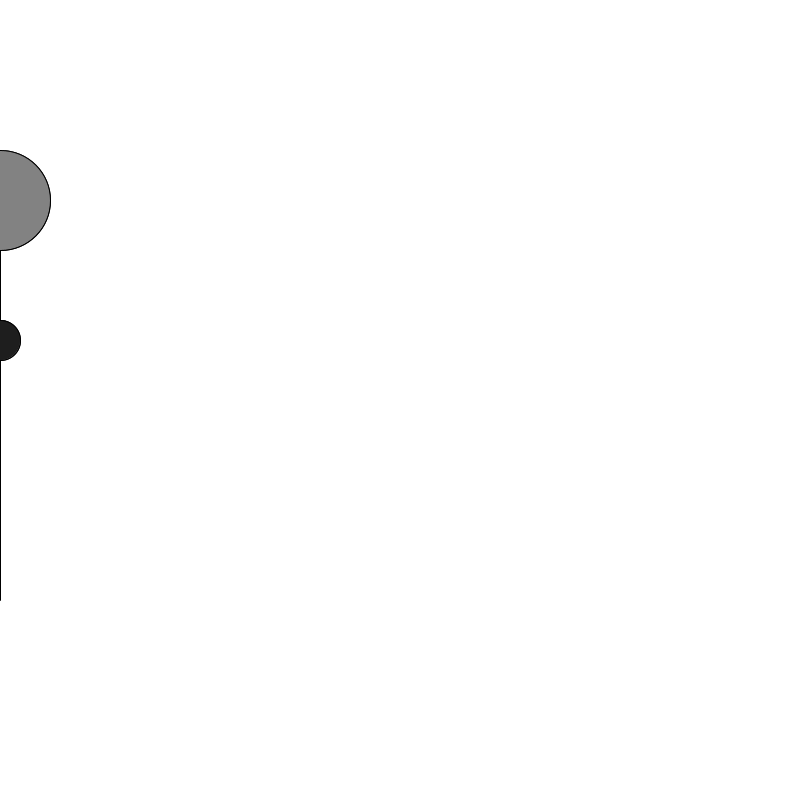
Frame 1 (no input)
Frame 60 (the mouse pressed at the canvas centre just before this capture): identical to frame 1, image omitted
Frame 120 (the mouse held since frame 60 and released just before this capture): identical to frame 1, image omitted

The Processing sketch that drew this single still picture (run headless with seeded random() and noise(); from frame 60 on, the mouse is pressed at the canvas centre):

// Processing sketch: Avatar
// ── Avatar.pde
  int x,y;
  int MODE;
  void setup(){
           size(800,800);
           MODE = 1;
           x = width/2;
           y = height/2;
  }
  void draw(){
           background(255);
           x = change(x);
           y = change(y);
           avatar(x,y);
  }
  int change(int value){
    /**
     mode 1: return a random location on the screen.
     mode 2: change value by +1, 0, or -1 randomly
     mode 3: change value by +1 , but if it goes past the end of the screen ,
           wrap back around to the other end of the screen.
    */

    switch(MODE){
     case 1:
       x = (int)Math.random() * 10;
       y = (int)Math.random() * 10;
       return width/4;
     case 2:
       return 0;
     case 3:
       return 0;
     default:
       return width/2;
    }
  }

void avatar(int x, int y){
  fill(200);
  triangle(x, y, 2*x, 3*y, 3*x, y);
  fill(130);
  circle(x, y, (x+y)/2);
  fill(130);
  circle(3*x, y, (x+y)/2);
  fill(30);
  triangle(1.75*x, 2.5*y, 2*x, 3*y, 2.25*x, 2.5*y);
  //eyes
  circle(1.7*x,1.7*y,(x+y)/5);
  circle(2.25*x,1.7*y,(x+y)/5);
  //nose
  //line(400, 400, 400, 450);
  //whiskers
  /*
  line(200, 410, 325, 450);
  line(200, 460, 325, 450);
  line(210, 520, 325, 450);
  line(475, 450, 600, 370);
  line(475, 450, 600, 450);
  line(475, 450, 600, 490);
  */
  
}
